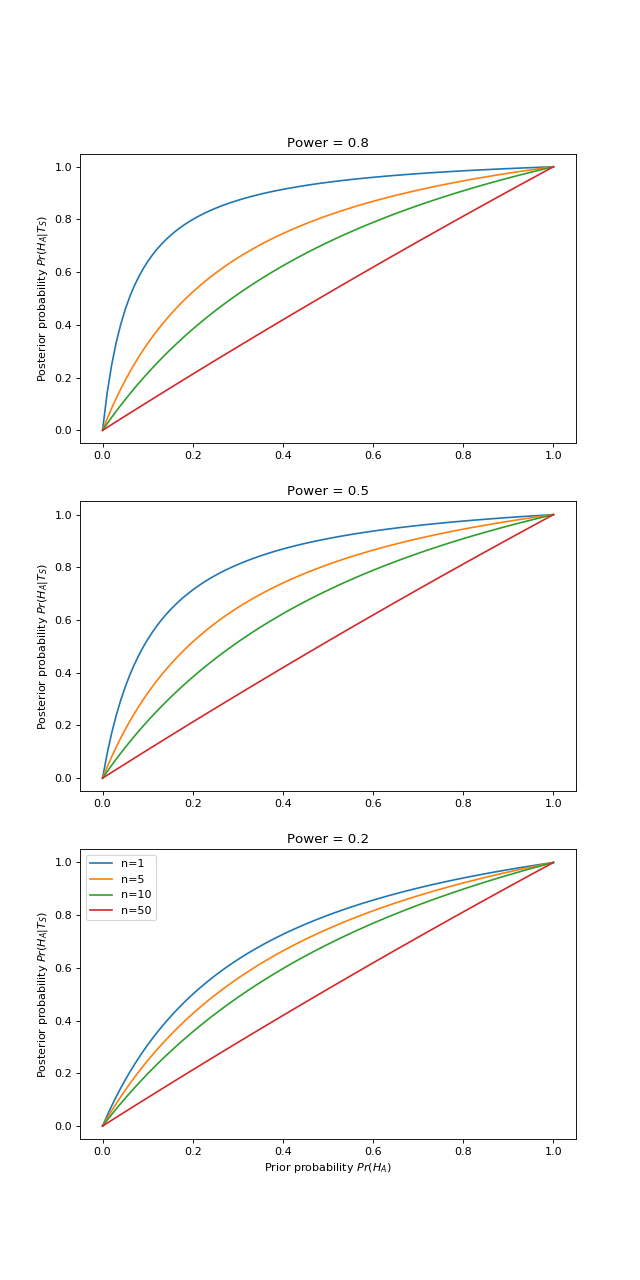

Source code (Python):
# Formula as a function we can evaluate
post_prob_multi_func = lambdify((alpha, beta, pi, n), post_prob_multi)
pi_vals = np.linspace(0, 1, 100)
fig, axes = plt.subplots(3, 1, figsize=(8, 16))
for i, power in enumerate((0.8, 0.5, 0.2)):
    beta_val = 1 - power
    for n_studies in (1, 5, 10, 50):
        pp_vals = post_prob_multi_func(0.05, beta_val, pi_vals, n_studies)
        axes[i].plot(pi_vals, pp_vals, label='n={0}'.format(n_studies))
        axes[i].set_ylabel('Posterior probability $Pr(H_A | T_S)$')
    axes[i].set_title('Power = {0}'.format(power))
axes[-1].set_xlabel('Prior probability $Pr(H_A)$')
axes[-1].legend()
